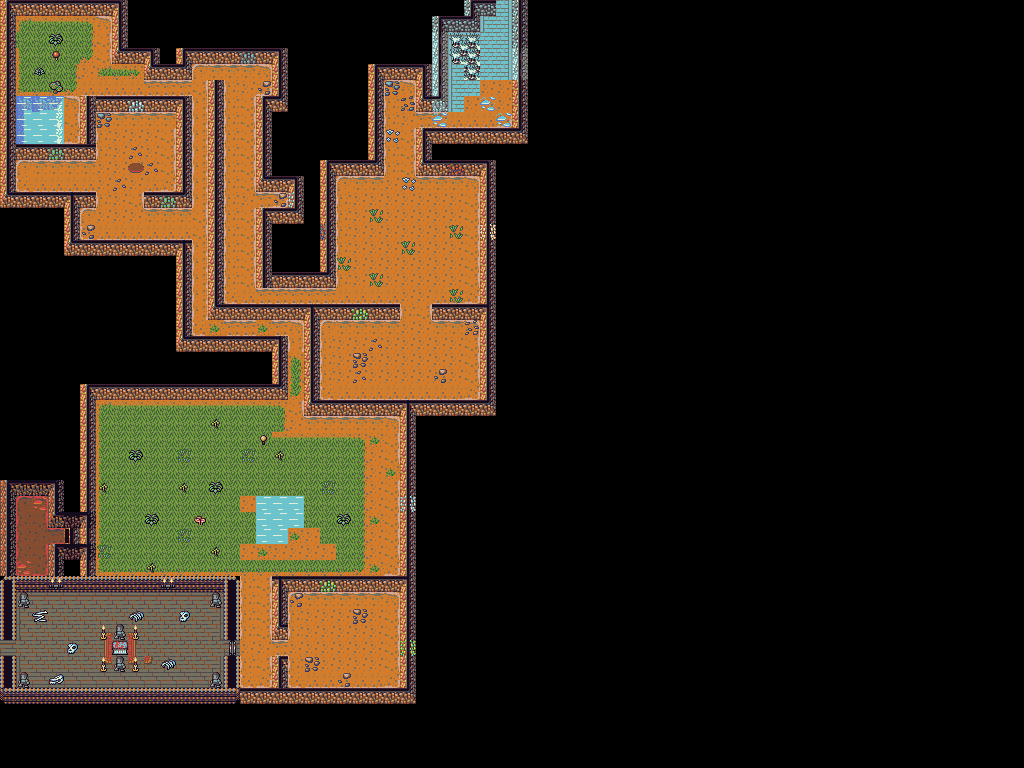

This is a level from a 2D game, rendered from its Tiled map with the project's own tilesets. A one-line summary and the map file follow, with tile-layer data summarised:
An orthogonal 64x48 tile map with 16x16 px tiles, 4 tile layers (Tile Layer 1, Tile Layer 2, Tile Layer 3, Tile Layer 4), 10 tilesets and 77 objects (2x mine.tmx, 2x Test Demon, Other portal, Test Archon).

<map version="1.0" orientation="orthogonal" width="64" height="48" tilewidth="16" tileheight="16">
 <tileset firstgid="1" name="Ground0" tilewidth="16" tileheight="16">
  <image source="../../../Astirox/data/maps/Ground0.png" width="128" height="112" />
 </tileset>
 <tileset firstgid="57" name="Pit0" tilewidth="16" tileheight="16">
  <image source="../../../Astirox/data/maps/Pit0.png" width="128" height="512" />
 </tileset>
 <tileset firstgid="313" name="Food" tilewidth="16" tileheight="16">
  <image source="../../../Astirox/data/maps/Food.png" width="128" height="96" />
 </tileset>
 <tileset firstgid="361" name="Ore0" tilewidth="16" tileheight="16">
  <image source="../../../Astirox/data/maps/Ore0.png" width="144" height="112" />
 </tileset>
 <tileset firstgid="424" name="Ground0" tilewidth="16" tileheight="16">
  <image source="../../../Astirox/data/maps/Ground0.png" width="128" height="112" />
 </tileset>
 <tileset firstgid="480" name="Floor" tilewidth="16" tileheight="16">
  <image source="../../../Astirox/data/maps/Floor.png" width="336" height="624" />
 </tileset>
 <tileset firstgid="1299" name="Wall" tilewidth="16" tileheight="16">
  <image source="../../../Astirox/data/maps/Wall.png" width="320" height="816" />
 </tileset>
 <tileset firstgid="2319" name="Tree0" tilewidth="16" tileheight="16">
  <image source="../../../Astirox/data/maps/Tree0.png" width="128" height="528" />
 </tileset>
 <tileset firstgid="2583" name="Door0" tilewidth="16" tileheight="16">
  <image source="../../../Astirox/data/maps/Door0.png" width="128" height="80" />
 </tileset>
 <tileset firstgid="2623" name="Decor0" tilewidth="16" tileheight="16">
  <image source="../../../Astirox/data/maps/Decor0.png" width="128" height="352" />
 </tileset>
 <layer name="Tile Layer 1" width="64" height="48">
  <data>[3072 cells, 1027 non-empty, 84 distinct tile ids]</data>
 </layer>
 <layer name="Tile Layer 2" width="64" height="48">
  <data>[3072 cells, 82 non-empty, 41 distinct tile ids]</data>
 </layer>
 <layer name="Tile Layer 3" width="64" height="48">
  <data>[3072 cells, 23 non-empty, 14 distinct tile ids]</data>
 </layer>
 <layer name="Tile Layer 4" width="64" height="48">
  <data>[3072 cells, 4 non-empty, 1 distinct tile ids]</data>
 </layer>
 <objectgroup name="Collision" width="64" height="48">
  <object x="0" y="0" width="128" height="16" />
  <object x="128" y="48" width="32" height="16" />
  <object x="144" y="64" width="48" height="16" />
  <object x="176" y="48" width="112" height="16" />
  <object x="272" y="64" width="16" height="48" />
  <object x="256" y="96" width="16" height="96" />
  <object x="256" y="208" width="16" height="80" />
  <object x="272" y="208" width="32" height="16" />
  <object x="272" y="176" width="32" height="16" />
  <object x="288" y="192" width="16" height="16" />
  <object x="0" y="144" width="96" height="16" />
  <object x="0" y="160" width="16" height="48" />
  <object x="16" y="192" width="80" height="16" />
  <object x="64" y="208" width="16" height="32" />
  <object x="64" y="240" width="128" height="16" />
  <object x="176" y="256" width="16" height="96" />
  <object x="192" y="336" width="96" height="16" />
  <object x="208" y="304" width="80" height="16" />
  <object x="208" y="80" width="16" height="224" />
  <object x="144" y="192" width="32" height="16" />
  <object x="0" y="32" width="16" height="112" />
  <object x="112" y="0" width="16" height="64" />
  <object x="64" y="208" width="16" height="48" />
  <object x="96" y="192" height="16" />
  <object x="0" y="208" width="96" />
  <object x="0" y="16" width="16" height="16" />
  <object x="272" y="272" width="64" height="16" />
  <object x="320" y="272" width="16" />
  <object x="320" y="160" width="16" height="112" />
  <object x="336" y="160" width="48" height="16" />
  <object x="368" y="64" width="16" height="96" />
  <object x="384" y="64" width="48" height="16" />
  <object x="416" y="80" width="16" height="32" />
  <object x="432" y="16" width="16" height="96" />
  <object x="448" y="16" width="32" height="16" />
  <object x="464" y="0" width="32" height="16" />
  <object x="512" y="0" width="16" height="144" />
  <object x="416" y="128" width="96" height="16" />
  <object x="416" y="144" width="16" height="32" />
  <object x="432" y="160" width="64" height="16" />
  <object x="480" y="176" width="16" height="240" />
  <object x="288" y="304" width="112" height="16" />
  <object x="432" y="304" width="48" height="16" />
  <object x="304" y="320" width="16" height="96" />
  <object x="320" y="400" width="160" height="16" />
  <object x="400" y="416" width="16" height="288" />
  <object x="0" y="688" width="400" height="16" />
  <object x="0" y="480" width="16" height="160" />
  <object x="0" y="656" width="16" height="32" />
  <object x="16" y="576" width="224" height="16" />
  <object x="224" y="592" width="16" height="48" />
  <object x="224" y="656" width="16" height="32" />
  <object x="16" y="480" width="48" height="16" />
  <object x="48" y="496" width="16" height="32" />
  <object x="64" y="512" width="32" height="16" />
  <object x="48" y="544" width="48" height="16" />
  <object x="48" y="560" width="16" height="16" />
  <object x="80" y="560" width="16" height="16" />
  <object x="80" y="384" width="16" height="128" />
  <object x="96" y="384" width="192" height="16" />
  <object x="272" y="352" width="16" height="32" />
  <object x="272" y="576" width="128" height="16" />
  <object x="272" y="592" width="16" height="48" />
  <object x="272" y="656" width="16" height="32" />
  <object x="80" y="112" width="16" height="32" />
  <object x="80" y="96" width="96" height="16" />
  <object x="176" y="96" width="16" height="112" />
  <object x="176" y="96" width="16" height="112" />
 </objectgroup>
 <objectgroup name="Portal" width="64" height="48">
  <object name="mine.tmx" x="496" y="0" width="16" height="16">
   <properties>
    <property name="Target X" value="0" />
    <property name="Target Y" value="40" />
   </properties>
  </object>
  <object name="Other portal" x="0" y="640" width="16" height="16">
   <properties>
    <property name="Property Name 1" value="junk" />
    <property name="Property Name 2" value="junk2" />
    <property name="Target Y" value="37" />
   </properties>
  </object>
  <object name="mine.tmx" x="272" y="192" width="16" height="16">
   <properties>
    <property name="Target X" value="6" />
    <property name="Target Y" value="33" />
   </properties>
  </object>
 </objectgroup>
 <objectgroup name="MonsterSpawn" width="64" height="48">
  <object name="Test Demon" x="16" y="512" width="16" height="16">
   <properties>
    <property name="rarity" value="100" />
   </properties>
  </object>
  <object name="Test Demon" x="128" y="144" width="16" height="16">
   <properties>
    <property name="rarity" value="100" />
   </properties>
  </object>
  <object name="Test Archon" x="192" y="480" width="16" height="16">
   <properties>
    <property name="rarity" value="100" />
   </properties>
  </object>
 </objectgroup>
 <objectgroup name="Secret" width="64" height="48">
  <object x="80" y="528" width="16" height="16" />
 </objectgroup>
 <objectgroup name="Unpassable" width="64" height="48">
  <object x="16" y="96" width="48" height="16" />
  <object x="48" y="112" width="16" height="32" />
 </objectgroup>
 <objectgroup name="Poison" width="64" height="48" />
</map>
